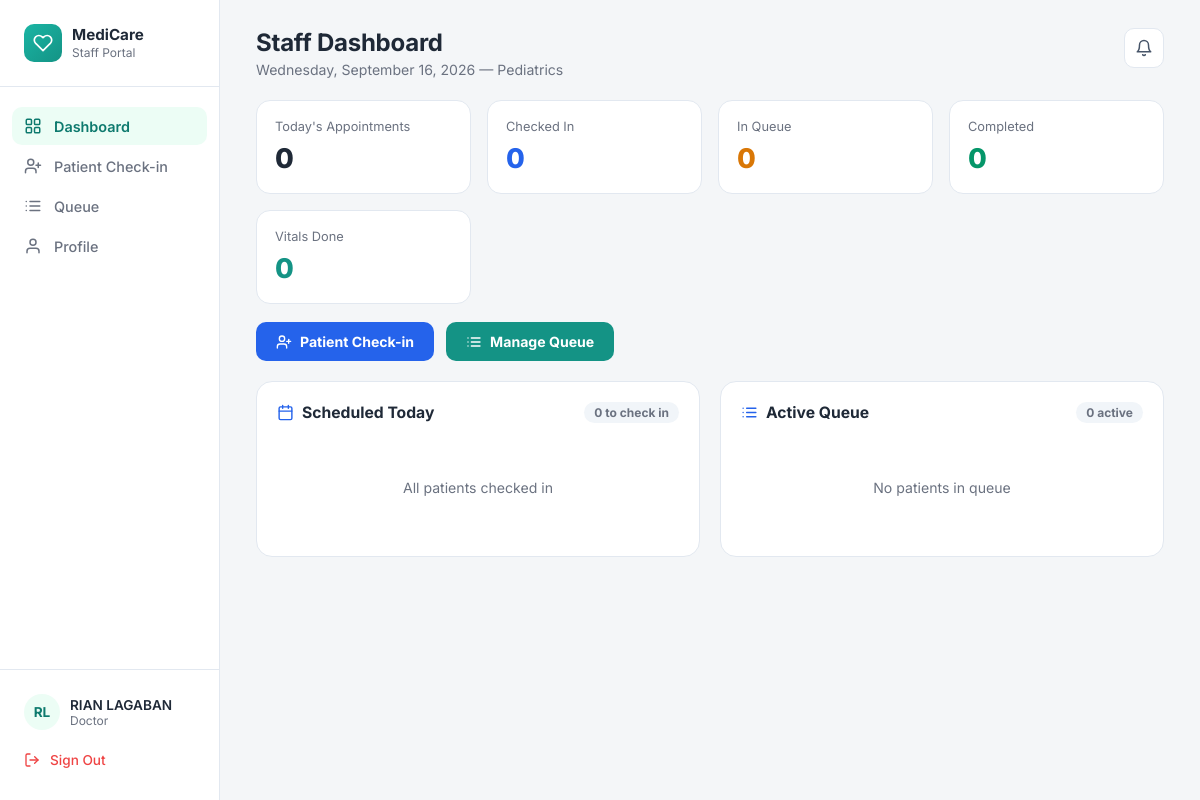
Screenshot of /staff/staff_dashboard.php (signed in) with the database file from the repository.
### tables this page shows
CREATE TABLE IF NOT EXISTS `staff` (
  `StaffID` int NOT NULL AUTO_INCREMENT,
  `UserID` int NOT NULL,
  `DepartmentID` int NOT NULL,
  `StaffRole` varchar(50) NOT NULL,
  `Suffix` varchar(20) DEFAULT NULL,
  `Specialization` varchar(100) DEFAULT NULL,
  `AvailabilityStatus` varchar(50) NOT NULL DEFAULT 'Available',
  `DateHired` date DEFAULT NULL,
  `ScheduleStart` time DEFAULT NULL,
  `ScheduleEnd` time DEFAULT NULL,
  `AssignedDays` varchar(100) DEFAULT NULL,
  `AssignedResponsibilities` text,
  `CreatedAt` datetime NOT NULL DEFAULT CURRENT_TIMESTAMP,
  `UpdatedAt` datetime NOT NULL DEFAULT CURRENT_TIMESTAMP ON UPDATE CURRENT_TIMESTAMP,
  PRIMARY KEY (`StaffID`),
  KEY `FK_Staff_Users` (`UserID`),
  KEY `FK_Staff_Departments` (`DepartmentID`)
);

CREATE TABLE IF NOT EXISTS `users` (
  `UserID` int NOT NULL AUTO_INCREMENT,
  `RoleID` int NOT NULL,
  `FirstName` varchar(100) NOT NULL,
  `MiddleName` varchar(100) DEFAULT NULL,
  `LastName` varchar(100) NOT NULL,
  `Email` varchar(191) NOT NULL,
  `Password` varchar(255) NOT NULL,
  `Sex` varchar(13) NOT NULL,
  `DateOfBirth` date DEFAULT NULL,
  `ContactNumber` varchar(20) DEFAULT NULL,
  `Address` text,
  `Status` varchar(50) NOT NULL DEFAULT 'Active',
  `CreatedAt` datetime NOT NULL DEFAULT CURRENT_TIMESTAMP,
  `FailedAttempts` int DEFAULT '0',
  `LockUntil` datetime DEFAULT NULL,
  `ResetToken` varchar(255) DEFAULT NULL,
  `TokenExpiry` datetime DEFAULT NULL,
  `ProfilePhoto` varchar(255) DEFAULT NULL,
  `LastLogin` datetime DEFAULT NULL,
  `ReminderPreference` varchar(20) DEFAULT 'email',
  `ReceiveReminders` tinyint(1) DEFAULT '1',
  PRIMARY KEY (`UserID`),
  UNIQUE KEY `Email` (`Email`),
  KEY `FK_Users_Roles` (`RoleID`)
);

CREATE TABLE IF NOT EXISTS `departments` (
  `DepartmentID` int NOT NULL AUTO_INCREMENT,
  `DepartmentName` varchar(100) NOT NULL,
  PRIMARY KEY (`DepartmentID`),
  UNIQUE KEY `DepartmentName` (`DepartmentName`)
);

### staff/staff_dashboard.php (the view, shortened to what this page needs)
<?php
require_once __DIR__ . '/../includes/db.php';
$userId = (int) $_SESSION['UserID'];
$staffStmt = mysqli_prepare(
    $conn,
    "SELECT s.StaffID, s.DepartmentID, s.StaffRole, d.DepartmentName,
            u.FirstName, u.LastName, u.ProfilePhoto
     FROM staff s
     INNER JOIN users u ON s.UserID = u.UserID
     INNER JOIN departments d ON s.DepartmentID = d.DepartmentID
     WHERE s.UserID = ?
     LIMIT 1"
);
mysqli_stmt_bind_param($staffStmt, 'i', $userId);
mysqli_stmt_execute($staffStmt);
$staffResult = mysqli_stmt_get_result($staffStmt);
$staffInfo = mysqli_fetch_assoc($staffResult);
$departmentId = (int) $staffInfo['DepartmentID'];
$departmentName = $staffInfo['DepartmentName'];
$staffFirstName = $staffInfo['FirstName'];
$staffLastName = $staffInfo['LastName'];
$staffRole = $staffInfo['StaffRole'];
$initials = strtoupper(substr($staffFirstName, 0, 1) . substr($staffLastName, 0, 1));
$displayName = $staffFirstName . ' ' . $staffLastName;
$stmt = mysqli_prepare(
    $conn,
    "SELECT COUNT(*) AS cnt
     FROM appointments
     WHERE DepartmentID = ?
       AND AppointmentDate = CURDATE()
       AND Status != '" . APPT_STATUS_CANCELLED . "'"
);
mysqli_stmt_bind_param($stmt, 'i', $departmentId);
mysqli_stmt_execute($stmt);
$todaysAppointments = (int) mysqli_fetch_assoc(mysqli_stmt_get_result($stmt))['cnt'];
$stmt = mysqli_prepare(
    $conn,
    "SELECT COUNT(*) AS cnt
     FROM queue q
     INNER JOIN appointments a ON q.AppointmentID = a.AppointmentID
     WHERE a.DepartmentID = ?
       AND q.QueueDate = CURDATE()"
);
mysqli_stmt_bind_param($stmt, 'i', $departmentId);
mysqli_stmt_execute($stmt);
$checkedIn = (int) mysqli_fetch_assoc(mysqli_stmt_get_result($stmt))['cnt'];
$stmt = mysqli_prepare(
    $conn,
    "SELECT COUNT(*) AS cnt
     FROM queue q
     INNER JOIN appointments a ON q.AppointmentID = a.AppointmentID
     WHERE a.DepartmentID = ?
       AND q.QueueDate = CURDATE()
       AND q.Status != '" . QUEUE_STATUS_COMPLETED . "'"
);
mysqli_stmt_bind_param($stmt, 'i', $departmentId);
mysqli_stmt_execute($stmt);
$inQueue = (int) mysqli_fetch_assoc(mysqli_stmt_get_result($stmt))['cnt'];
$stmt = mysqli_prepare(
    $conn,
    "SELECT COUNT(*) AS cnt
     FROM queue q
     INNER JOIN appointments a ON q.AppointmentID = a.AppointmentID
     WHERE a.DepartmentID = ?
       AND q.QueueDate = CURDATE()
       AND q.Status = '" . QUEUE_STATUS_COMPLETED . "'"
);
mysqli_stmt_bind_param($stmt, 'i', $departmentId);
mysqli_stmt_execute($stmt);
$completedToday = (int) mysqli_fetch_assoc(mysqli_stmt_get_result($stmt))['cnt'];
$stmt = mysqli_prepare(
    $conn,
    "SELECT COUNT(DISTINCT v.PatientID) AS cnt
     FROM vitals v
     INNER JOIN appointments a ON v.AppointmentID = a.AppointmentID
     WHERE a.DepartmentID = ?
       AND v.RecordedAt >= CURDATE()
       AND v.RecordedAt < CURDATE() + INTERVAL 1 DAY"
);
mysqli_stmt_bind_param($stmt, 'i', $departmentId);
mysqli_stmt_execute($stmt);
$vitalsToday = (int) mysqli_fetch_assoc(mysqli_stmt_get_result($stmt))['cnt'];
$stmt = mysqli_prepare(
    $conn,
    "SELECT a.AppointmentID, a.PatientID, a.AppointmentTime, a.Purpose,
            CONCAT(u.FirstName, ' ', u.LastName) AS PatientName,
            (SELECT COUNT(*) FROM vitals v
              WHERE v.PatientID = a.PatientID
                AND v.RecordedAt >= CURDATE()
                AND v.RecordedAt < CURDATE() + INTERVAL 1 DAY) AS vitals_today
     FROM appointments a
     INNER JOIN patients p ON a.PatientID = p.PatientID
     INNER JOIN users u ON p.UserID = u.UserID
     WHERE a.DepartmentID = ?
       AND a.AppointmentDate = CURDATE()
       AND a.Status != '" . APPT_STATUS_CANCELLED . "'
       AND a.AppointmentID NOT IN (
           SELECT AppointmentID FROM queue WHERE QueueDate = CURDATE()
       )
     ORDER BY a.AppointmentTime ASC"
);
mysqli_stmt_bind_param($stmt, 'i', $departmentId);
mysqli_stmt_execute($stmt);
$scheduledResult = mysqli_stmt_get_result($stmt);
$scheduledToday = mysqli_fetch_all($scheduledResult, MYSQLI_ASSOC);
$stmt = mysqli_prepare(
    $conn,
    "SELECT q.QueueID, q.QueueNumber, q.Status AS QueueStatus, q.PriorityLevel,
            a.AppointmentTime, a.AppointmentTime AS StartTime, a.Purpose,
            CONCAT(u.FirstName, ' ', u.LastName) AS PatientName,
            d.DepartmentName,
            (SELECT COUNT(*) FROM vitals v
              WHERE v.PatientID = a.PatientID
                AND v.RecordedAt >= CURDATE()
                AND v.RecordedAt < CURDATE() + INTERVAL 1 DAY) AS vitals_today
     FROM queue q
     INNER JOIN appointments a ON q.AppointmentID = a.AppointmentID
     INNER JOIN patients p ON a.PatientID = p.PatientID
     INNER JOIN users u ON p.UserID = u.UserID
     INNER JOIN departments d ON a.DepartmentID = d.DepartmentID
     WHERE a.DepartmentID = ?
       AND q.QueueDate = CURDATE()
       AND q.Status != '" . QUEUE_STATUS_COMPLETED . "'
     ORDER BY FIELD(q.Status, '" . QUEUE_STATUS_IN_CONSULTATION . "', '" . QUEUE_STATUS_CALLED . "', '" . QUEUE_STATUS_WAITING . "'), q.QueueNumber ASC"
);
mysqli_stmt_bind_param($stmt, 'i', $departmentId);
mysqli_stmt_execute($stmt);
$queueResult = mysqli_stmt_get_result($stmt);
$activeQueue = mysqli_fetch_all($queueResult, MYSQLI_ASSOC);
?>
<!DOCTYPE html>
<html lang="en">
<head>
<link rel="stylesheet" href="../assets/css/staff/staff_dashboard.css">
</head>
<body>
<div class="app">
  <aside class="sidebar">
    <div class="sidebar-brand">
      <div class="brand-icon">
        <svg viewBox="0 0 24 24" fill="none" stroke="currentColor" stroke-width="2" stroke-linecap="round" stroke-linejoin="round"><path d="M20.84 4.61a5.5 5.5 0 0 0-7.78 0L12 5.67l-1.06-1.06a5.5 5.5 0 0 0-7.78 7.78l1.06 1.06L12 21.23l7.78-7.78 1.06-1.06a5.5 5.5 0 0 0 0-7.78z"/></svg>
      </div>
      <div class="brand-text">
        <div class="brand-title">MediCare</div>
        <div class="brand-sub">Staff Portal</div>
      </div>
    </div>
    <ul class="nav-list">
      <li class="nav-item active">
        Dashboard
      </li>
      <li class="nav-item">
        <a href="checkin_patient.php" style="text-decoration:none;color:inherit;display:flex;align-items:center;gap:12px;">
          <svg viewBox="0 0 24 24" fill="none" stroke="currentColor" stroke-width="2" stroke-linecap="round" stroke-linejoin="round"><path d="M16 21v-2a4 4 0 0 0-4-4H6a4 4 0 0 0-4 4v2"/><circle cx="9" cy="7" r="4"/><line x1="19" y1="8" x2="19" y2="14"/><line x1="16" y1="11" x2="22" y2="11"/></svg>
          Patient Check-in
        </a>
      </li>
      <li class="nav-item">
        <a href="queue.php" style="text-decoration:none;color:inherit;display:flex;align-items:center;gap:12px;">
          <svg viewBox="0 0 24 24" fill="none" stroke="currentColor" stroke-width="2" stroke-linecap="round" stroke-linejoin="round"><path d="M8 6h13M8 12h13M8 18h13M3 6h.01M3 12h.01M3 18h.01"/></svg>
          Queue
        </a>
      </li>
      <li class="nav-item">
        <a href="staff_profile.php" style="text-decoration:none;color:inherit;display:flex;align-items:center;gap:12px;">
          <svg viewBox="0 0 24 24" fill="none" stroke="currentColor" stroke-width="2" stroke-linecap="round" stroke-linejoin="round"><path d="M20 21v-2a4 4 0 0 0-4-4H8a4 4 0 0 0-4 4v2"/><circle cx="12" cy="7" r="4"/></svg>
          Profile
        </a>
      </li>
    </ul>
    <div class="sidebar-footer">
        <div class="sidebar-user">
            <div class="user-avatar">
                <?php if (!empty($staffInfo['ProfilePhoto'])): ?>
                <img src="../<?php echo htmlspecialchars($staffInfo['ProfilePhoto']); ?>" alt="Photo">
                <?php else: ?>
                <?php echo htmlspecialchars($initials); ?>
                <?php endif; ?>
            </div>
            <div>
                <div class="user-name">
                    <?php echo htmlspecialchars($displayName); ?>
                </div>
                <div class="user-role">
                    <?php echo htmlspecialchars($staffRole); ?>
                </div>
            </div>
        </div>
        <a
            class="sign-out"
            href="../auth/logout.php"
            onclick="return confirm('Are you sure you want to sign out?');"
        >
            <svg viewBox="0 0 24 24" fill="none" stroke="currentColor" stroke-width="2" stroke-linecap="round" stroke-linejoin="round"><path d="M9 21H5a2 2 0 0 1-2-2V5a2 2 0 0 1 2-2h4"/><polyline points="16 17 21 12 16 7"/><line x1="21" y1="12" x2="9" y2="12"/></svg>
            Sign Out
        </a>
    </div>
  </aside>
  <main class="main">
    <div class="staff-topbar">
      <div class="page-header">
        <h1>Staff Dashboard</h1>
        <p><?php echo date('l, F j, Y'); ?> — <?php echo htmlspecialchars($departmentName); ?></p>
      </div>
      <div class="notif-bell">
        <svg viewBox="0 0 24 24" fill="none" stroke="currentColor" stroke-width="2" stroke-linecap="round" stroke-linejoin="round"><path d="M18 8A6 6 0 0 0 6 8c0 7-3 9-3 9h18s-3-2-3-9"/><path d="M13.73 21a2 2 0 0 1-3.46 0"/></svg>
      </div>
    </div>
    <div class="staff-stats">
      <div class="staff-stat-card">
        <div class="staff-stat-label">Today's Appointments</div>
        <div class="staff-stat-value"><?php echo $todaysAppointments; ?></div>
      </div>
      <div class="staff-stat-card">
        <div class="staff-stat-label">Checked In</div>
        <div class="staff-stat-value blue"><?php echo $checkedIn; ?></div>
      </div>
      <div class="staff-stat-card">
        <div class="staff-stat-label">In Queue</div>
        <div class="staff-stat-value orange"><?php echo $inQueue; ?></div>
      </div>
      <div class="staff-stat-card">
        <div class="staff-stat-label">Completed</div>
        <div class="staff-stat-value green"><?php echo $completedToday; ?></div>
      </div>
      <div class="staff-stat-card">
        <div class="staff-stat-label">Vitals Done</div>
        <div class="staff-stat-value teal"><?php echo $vitalsToday; ?></div>
      </div>
    </div>
    <div class="staff-quick-actions">
      <a href="checkin_patient.php" class="btn-quick blue" style="text-decoration:none;">
        <svg viewBox="0 0 24 24" fill="none" stroke="currentColor" stroke-width="2" stroke-linecap="round" stroke-linejoin="round"><path d="M16 21v-2a4 4 0 0 0-4-4H6a4 4 0 0 0-4 4v2"/><circle cx="9" cy="7" r="4"/><line x1="19" y1="8" x2="19" y2="14"/><line x1="16" y1="11" x2="22" y2="11"/></svg>
        Patient Check-in
      </a>
      <a href="queue.php" class="btn-quick teal" style="text-decoration:none;">
        <svg viewBox="0 0 24 24" fill="none" stroke="currentColor" stroke-width="2" stroke-linecap="round" stroke-linejoin="round"><path d="M8 6h13M8 12h13M8 18h13M3 6h.01M3 12h.01M3 18h.01"/></svg>
        Manage Queue
      </a>
    </div>
    <div class="staff-grid">
      <div class="panel">
        <div class="panel-head">
          <div class="panel-head-title">
            <svg viewBox="0 0 24 24" fill="none" stroke="currentColor" stroke-width="2" stroke-linecap="round" stroke-linejoin="round"><rect x="3" y="4" width="18" height="18" rx="2"/><path d="M16 2v4M8 2v4M3 10h18"/></svg>
            Scheduled Today
          </div>
          <div class="panel-head-meta"><?php echo count($scheduledToday); ?> to check in</div>
        </div>
        <?php if (empty($scheduledToday)): ?>
          <div class="empty-state">All patients checked in</div>
        <?php endif; ?>
      </div>
      <div class="panel">
        <div class="panel-head">
          <div class="panel-head-title">
            <svg viewBox="0 0 24 24" fill="none" stroke="currentColor" stroke-width="2" stroke-linecap="round" stroke-linejoin="round"><path d="M8 6h13M8 12h13M8 18h13M3 6h.01M3 12h.01M3 18h.01"/></svg>
            Active Queue
          </div>
          <div class="panel-head-meta"><?php echo count($activeQueue); ?> active</div>
        </div>
        <?php if (empty($activeQueue)): ?>
          <div class="empty-state">No patients in queue</div>
        <?php endif; ?>
      </div>
    </div>
  </main>
</div>
</body>
</html>

### rows the page displays
staff: UserID.LastName "RL", UserID.LastName "RIAN LAGABAN", StaffRole "Doctor", DepartmentID.DepartmentName "Pediatrics"

### other values shown
$todaysAppointments "0"
$checkedIn "0"
$inQueue "0"
$completedToday "0"
$vitalsToday "0"
count($scheduledToday) "0"
count($activeQueue) "0"
